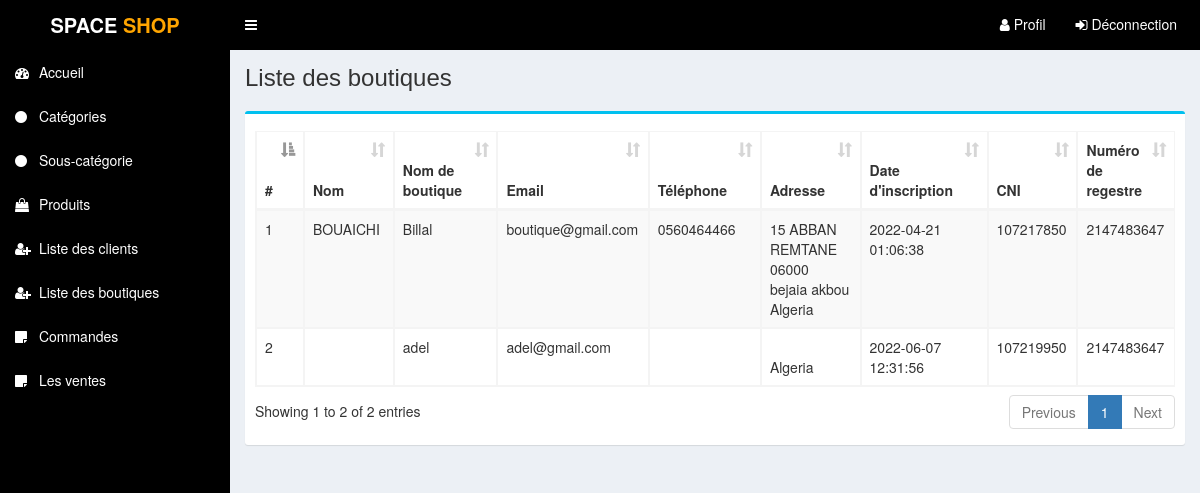
/admin/boutique.php (signed in), run on the app's committed database.
### tables this page shows
CREATE TABLE IF NOT EXISTS `table_client` (
  `id_c` int(11) NOT NULL AUTO_INCREMENT,
  `nom_c` varchar(100) NOT NULL,
  `prenom_c` varchar(100) NOT NULL,
  `email_c` varchar(100) NOT NULL,
  `tel_c` varchar(50) NOT NULL,
  `id_pays` int(11) NOT NULL,
  `add_c` text NOT NULL,
  `willaya_c` varchar(100) NOT NULL,
  `ville_c` varchar(100) NOT NULL,
  `code_postal_c` varchar(30) NOT NULL,
  `pass_c` varchar(100) NOT NULL,
  `dateins_c` varchar(100) NOT NULL,
  `post` varchar(20) NOT NULL,
  `num_cni_pc` int(20) NOT NULL,
  `num_reg` int(30) NOT NULL,
  PRIMARY KEY (`id_c`)
);

CREATE TABLE IF NOT EXISTS `table_pays` (
  `country_id` int(11) NOT NULL AUTO_INCREMENT,
  `country_name` varchar(100) NOT NULL DEFAULT '',
  PRIMARY KEY (`country_id`)
);

### fonctions/utilisateur.php (called while the page is built, shortened)
<?php
function affiche_boutique(){
    $pdo=pdo();
    $stmt = $pdo->prepare("SELECT *
        FROM table_client t1
        JOIN table_pays t2
        ON t1.id_pays = t2.country_id
        WHERE post='boutique'
        ");
    $stmt->execute();
    $rslt = $stmt->fetchAll(PDO::FETCH_ASSOC);
    return $rslt;
}
?>

### admin/boutique.php (the view, shortened to what this page needs)
<?php require_once('header.php'); ?>
<?php
                include_once "../fonctions/utilisateur.php";
                $rslt=affiche_boutique();
?>
<section class="content-header">
	<div class="content-header-left">
		<h1>Liste des boutiques</h1>
	</div>
</section>
<section class="content">
	<div class="row">
		<div class="col-md-12">
			<div class="box box-info">
				<div class="box-body table-responsive">
					<table id="example2" class="table table-bordered table-hover table-striped">
						<thead>
							<tr>
								<th width="10">#</th>
								<th width="180">Nom</th>
								<th width="180">Nom de boutique</th>
								<th width="150">Email</th>
								<th width="150">Téléphone</th>
								<th width="180">Adresse</th>
								<th width="180">Date d'inscription</th>
								<th width="100">CNI</th>
								<th width="100">Numéro de regestre</th>
							</tr>
						</thead>
						<tbody>
							<?php
							$i=0;
							foreach ($rslt as $affiche) {
								$i++;
								?>
								<tr>
									<td><?php echo $i; ?></td>
									<td><?php echo $affiche['nom_c'];  ?></td>
									<td><?php echo $affiche['prenom_c']; ?></td>
									<td><?php echo $affiche['email_c']; ?></td>
									<td><?php echo $affiche['tel_c']; ?></td>
									<td>
										<?php echo $affiche['add_c']; ?>
										<?php echo $affiche['code_postal_c'];  ?><br>
										<?php echo $affiche['willaya_c'];  ?>
										<?php echo $affiche['ville_c']; ?>
										<?php echo $affiche['country_name']; ?>
									</td>
									<td><?php echo $affiche['dateins_c']; ?></td>
									<td>
										<?php echo $affiche['num_cni_pc']; ?>
									</td>
									<td>
										<?php echo $affiche['num_reg']; ?>
									</td>
								</tr>
								<?php
							}
							?>
						</tbody>
					</table>
				</div>
			</div>
		</div>
	</div>
</section>
<?php require_once('footer.php'); ?>

### admin/css/style.css (style rules this page uses)
.content-header { overflow: hidden; }
.content-header .content-header-left h1 { margin-top: 0; margin-bottom: 0; padding-left: 0px; padding-bottom: 5px; font-size: 24px; position: relative; }

### data on the page
table_client: nom_c "BOUAICHI", prenom_c "Billal", email_c "boutique@gmail.com", tel_c "0560464466", add_c "15 ABBAN REMTANE", code_postal_c "06000", willaya_c "bejaia", ville_c "akbou", table_pays.country_name "Algeria", dateins_c "2022-04-21 01:06:38", num_cni_pc "107217850", num_reg "2147483647"
table_client: prenom_c "adel", email_c "adel@gmail.com", table_pays.country_name "Algeria", dateins_c "2022-06-07 12:31:56", num_cni_pc "107219950", num_reg "2147483647"
